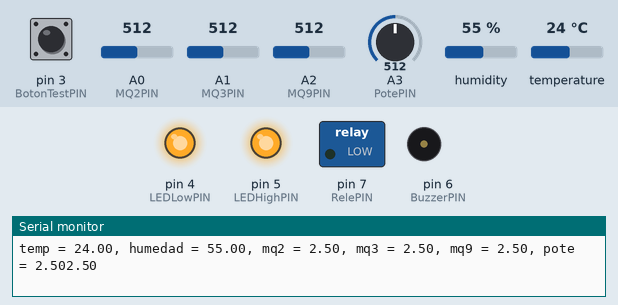
Simulated run of this sketch. Board: Arduino Uno, built with avr-gcc and run on an emulated ATmega328P. Parts: switched loads named in the sketch (green lamp = pin HIGH), output pins drawn as LEDs (lit = HIGH), buzzer (waves = sounding), the last lines printed to the serial monitor. The inputs (shaded band) are chosen by the test bench; at power-on: pin 3 (BotonTestPIN) HIGH, A0 (MQ2PIN) = 512, A1 (MQ3PIN) = 512, temperature 24 °C, A2 (MQ9PIN) = 512, A3 (PotePIN) = 512, humidity 55 %. Pins used as bus, display or sensor lines are not drawn.

Above: at 1.2 s.
1.3 s: pin 3 (BotonTestPIN) pulled LOW for 0.15 s
At 1.57 s:
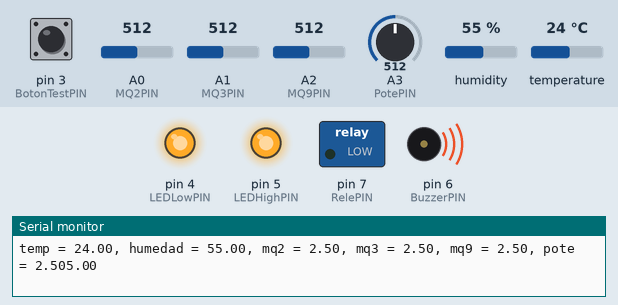
3.2 s: A0 (MQ2PIN) set to 606
9.3 s: A0 (MQ2PIN) set to 625
At 10.6 s:
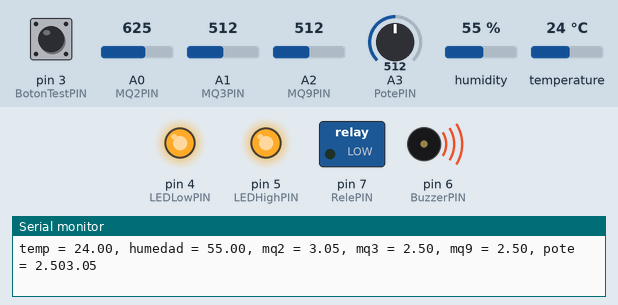
10.9 s: A1 (MQ3PIN) set to 802
12.5 s: A1 (MQ3PIN) set to 837
At 14.0 s:
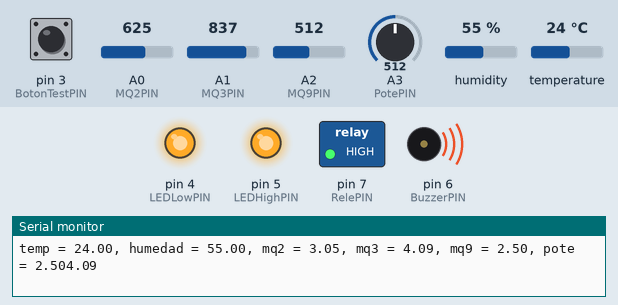
14.7 s: temperature set to 11 °C
20.8 s: temperature set to 8 °C
At 29.16 s:
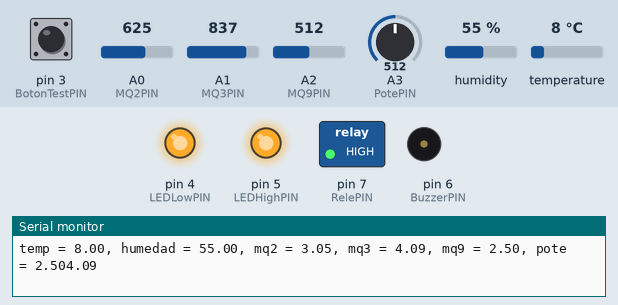
Timing chart, 0 to 30.6 s (numbered marks = the images above; inputs shaded):
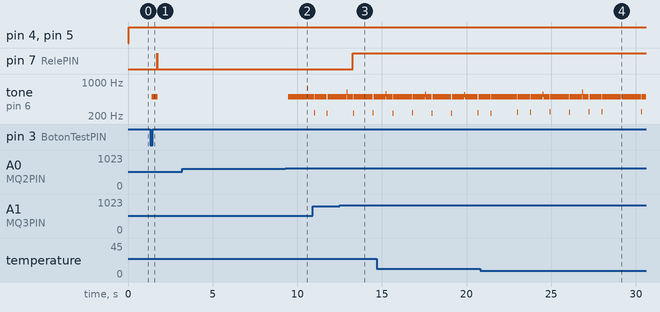

The sketch:

MKS_Sensors.ino
```cpp
#include "DHT.h"

#define SensorTemperaturaPIN 2
#define BotonTestPIN 3
#define LEDLowPIN 4
#define LEDHighPIN 5
#define BuzzerPIN 6
#define RelePIN 7

#define MQ2PIN A0
#define MQ3PIN A1
#define MQ9PIN A2
#define PotePIN A3

#define DHTTYPE DHT11

DHT dht(SensorTemperaturaPIN, DHTTYPE);

float temperatura;
float humedad;
float mq2Value;
float mq3Value;
float mq9Value;
float poteValue;

bool dispararLedLow;
bool dispararLedHigh;
bool dispararBuzzer;
bool dispararRele;

void setup() {
  Serial.begin(9600);
  Serial.println("setup");
  dht.begin();
  pinMode(LEDLowPIN, OUTPUT);
  pinMode(LEDHighPIN, OUTPUT);
  pinMode(BuzzerPIN, OUTPUT);
  pinMode(RelePIN, OUTPUT);
  pinMode(BotonTestPIN, INPUT);

  temperatura = 0.;
  humedad = 0.;
  mq2Value = 0.;
  mq3Value = 0.;
  mq9Value = 0.;

  dispararLedLow = false;
  dispararLedHigh = false;
  dispararBuzzer = false;
  dispararRele = false;
}

void loop() {
  readSensores();
  Serial.print("temp = ");
  Serial.print(temperatura);
  Serial.print(", humedad = ");
  Serial.print(humedad);
  Serial.print(", mq2 = ");
  Serial.print(mq2Value);
  Serial.print(", mq3 = ");
  Serial.print(mq3Value);
  Serial.print(", mq9 = ");
  Serial.print(mq9Value);
  Serial.print(", pote = ");
  Serial.print(poteValue);
  analizarValores();
  alarmas();
}

void analizarValores() {
  float maxValue = mq2Value;
  if (maxValue < mq3Value)
  {
    maxValue = mq3Value;
  }
  if (maxValue < mq9Value)
  {
    maxValue = mq9Value;
  }
  if (maxValue < poteValue)
  {
    maxValue = poteValue;
  }

  dispararLedLow = false;
  dispararLedHigh = false;
  dispararBuzzer = false;
  dispararRele = false;

  int val = digitalRead(BotonTestPIN);  // read input value
  if (val == LOW) {            // check if the input is HIGH
    maxValue = 5.0;
  }
  Serial.println(maxValue);

  /*  if ((0 <= maxValue) && (maxValue <= 1.))
    {
      dispararLedLow = false;
    }*/
  if ((1. <= maxValue) && (maxValue <= 2.))
  {
    dispararLedLow = true;
  }
  if ((2. <= maxValue) && (maxValue <= 3.))
  {
    dispararLedLow = true;
    dispararLedHigh = true;
  }
  if ((3. <= maxValue) && (maxValue <= 4.))
  {
    dispararLedLow = true;
    dispararLedHigh = true;
    dispararBuzzer = true;
  }
  if ((4. <= maxValue) && (maxValue <= 5.))
  {
    dispararLedLow = true;
    dispararLedHigh = true;
    dispararBuzzer = true;
    dispararRele = true;
  }
}

void alarmas() {
  alarmaBaja(dispararLedLow);
  alarmaAlta(dispararLedHigh);
  buzzer(dispararBuzzer);
  rele(dispararRele);
}

void alarmaBaja(bool activa) {
  if (activa)
  {
    digitalWrite(LEDLowPIN, HIGH);
  }
  else
  {
    digitalWrite(LEDLowPIN, LOW);
  }
}

void alarmaAlta(bool activa) {
  if (activa)
  {
    digitalWrite(LEDHighPIN, HIGH);   //Turn off led
  }
  else
  {
    digitalWrite(LEDHighPIN, LOW);    //Turn on led
  }
}

void buzzer(bool activa) {
  if (activa) {
    unsigned char i, j; //define variable
    //while (1)
    {
      for (i = 0; i < 80; i++) // output a frequency sound
      {
        digitalWrite(BuzzerPIN, HIGH); // sound
        delay(1);//delay1ms
        digitalWrite(BuzzerPIN, LOW); //not sound
        delay(1);//ms delay
      }
      for (i = 0; i < 100; i++) // output a frequency sound
      {
        digitalWrite(BuzzerPIN, HIGH); // sound
        digitalWrite(BuzzerPIN, LOW); //not sound
        delay(2);//2ms delay
      }
    }
  }
}

void rele(bool activa) {
  if (activa) {
    digitalWrite(RelePIN, HIGH);
  }
  else {
    digitalWrite(RelePIN, LOW);
  }
}

void readSensores() {
  readSensorTemperatura();
  readSensorMQ2();
  readSensorMQ3();
  readSensorMQ9();
  readPote();
}
void readSensorTemperatura() {
  // Reading temperature or humidity takes about 250 milliseconds!
  // Sensor readings may also be up to 2 seconds 'old' (its a very slow sensor)
  float h = dht.readHumidity();
  humedad = h;
  // Read temperature as Celsius (the default)
  float t = dht.readTemperature();
  temperatura = t;
  // Read temperature as Fahrenheit (isFahrenheit = true)
  float f = dht.readTemperature(true);

  // Check if any reads failed and exit early (to try again).
  if (isnan(h) || isnan(t) || isnan(f)) {
    Serial.println("Failed to read from DHT sensor!");
    return;
  }

  // Compute heat index in Fahrenheit (the default)
  float hif = dht.computeHeatIndex(f, h);
  // Compute heat index in Celsius (isFahreheit = false)
  float hic = dht.computeHeatIndex(t, h, false);

  /*Serial.print("Humidity: ");
    Serial.print(h);
    Serial.print(" %\t");
    Serial.print("Temperature: ");
    Serial.print(t);
    Serial.print(" *C ");
    Serial.print(f);
    Serial.print(" *F\t");
    Serial.print("Heat index: ");
    Serial.print(hic);
    Serial.print(" *C ");
    Serial.print(hif);
    Serial.println(" *F");*/
}

void readSensorMQ2() {
  int sensorValue = analogRead(MQ2PIN);
  float sensorVoltage = ((float) sensorValue) / 1024.0 * 5.0;
  mq2Value = sensorVoltage;
}

void readSensorMQ3() {
  int sensorValue = analogRead(MQ3PIN);
  float sensorVoltage = ((float) sensorValue) / 1024.0 * 5.0;
  mq3Value = sensorVoltage;
}

void readSensorMQ9() {
  int sensorValue = analogRead(MQ9PIN);
  /*Serial.print("Sensor value = ");
    Serial.print(sensorValue);
    Serial.println(" ");*/

  float sensorVoltage = ((float) sensorValue) / 1024.0 * 5.0;
  mq9Value = sensorVoltage;
  float RS_Gas = (5.0 - sensorVoltage) / sensorVoltage;

  float ratio = RS_Gas / 1.0 /*R0_MQ9*/;

  /*Serial.print("Sensor voltage = ");
    Serial.print(sensorVoltage);
    Serial.println(" V");

    Serial.print("RS Gas = ");
    Serial.print(RS_Gas);
    Serial.println(" Ohm");

    Serial.print("RS/R0 = ");
    Serial.println(ratio);*/
}

void readPote() {
  int sensorValue = analogRead(PotePIN);
  /*Serial.print("Sensor value = ");
    Serial.print(sensorValue);
    Serial.println(" ");*/

  float sensorVoltage = ((float) sensorValue) / 1024.0 * 5.0;
  poteValue = sensorVoltage;
}
```

Measured:
- the behaviour switches between 819 and 820 on A1 (MQ3PIN) (found by bisection; images 2 and 3)
- the behaviour switches between 10 and 9 °C on temperature (found by bisection; images 3 and 4)
- after the input at 1.3 s, pin 7 (RelePIN): LOW → HIGH after 0.42 s, → LOW 0.02 s later; tone on pin 6 (BuzzerPIN): silent → 496 Hz after 0.10 s, → silent 0.36 s later
- after the input at 9.3 s, tone on pin 6 (BuzzerPIN): silent → 496 Hz after 0.17 s, → 744 Hz 1.1 s later, → 496 Hz 0.04 s later
- after the input at 12.5 s, pin 7 (RelePIN): LOW → HIGH after 0.78 s
